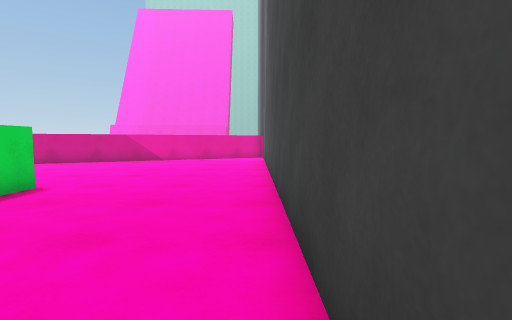
[1] (above)

16 first-person views from a walk through a Unity game level. The camera is 1.2 m above the floor, tilts 4° down and sees 85° across. The floor is counted in squares, 1 m on a side. Each view is taken from the middle of a square. On the plan, view 1 faces up. The plan holds only what a view shows up to about 13 squares ahead; the rest is blank. The place goes on beyond the plan.

[2]
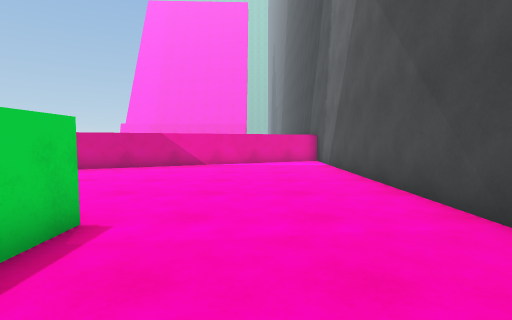

[3]
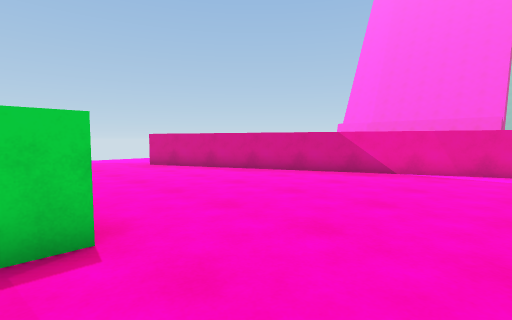

[4]
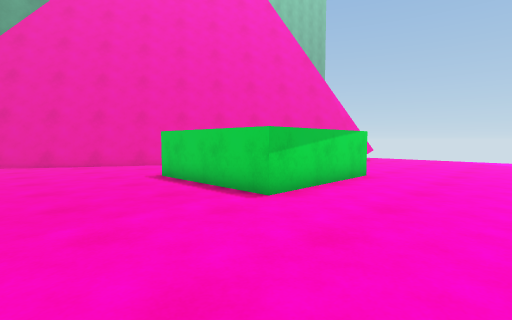

[5]
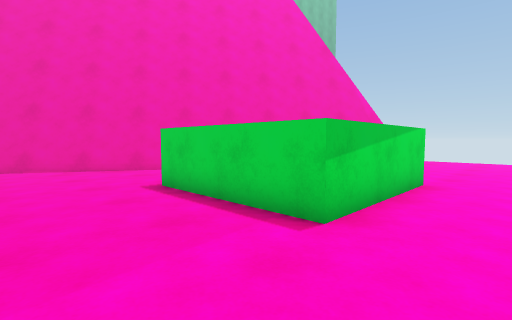

[6]
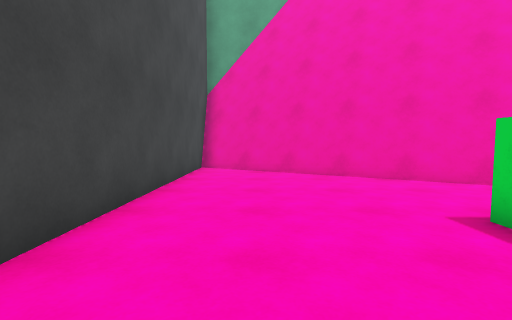

[7]
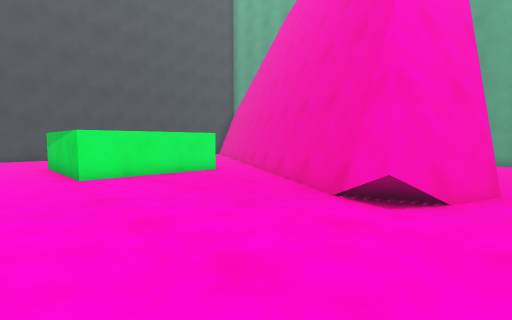

[8]
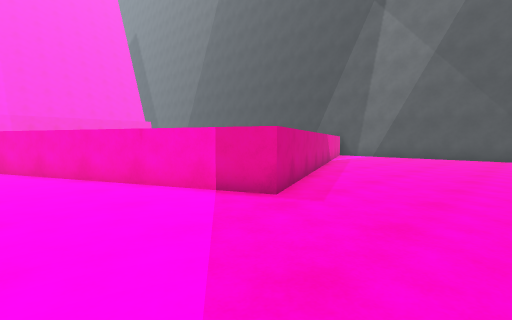

[9]
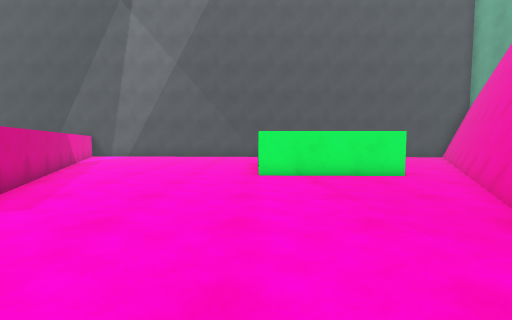

[10]
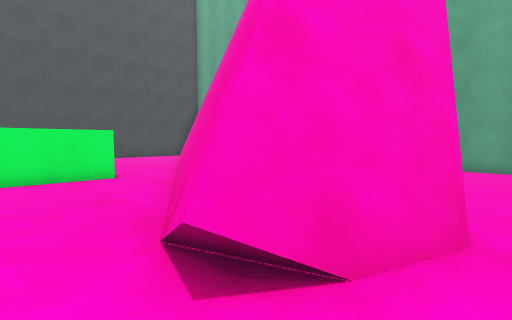

[11]
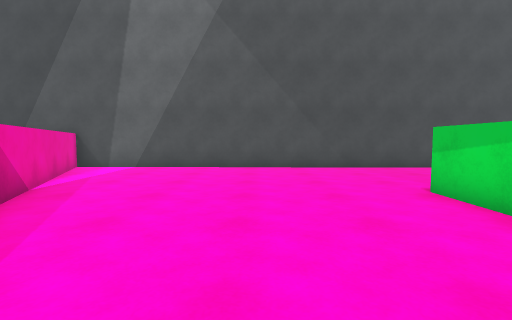

[12]
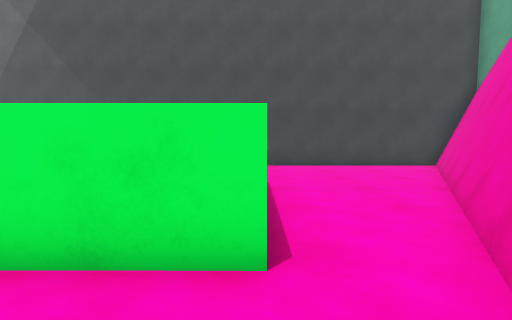

[13]
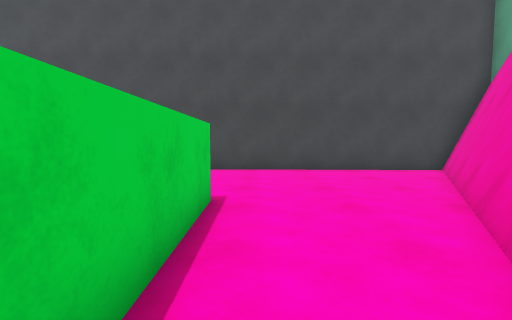

[14]
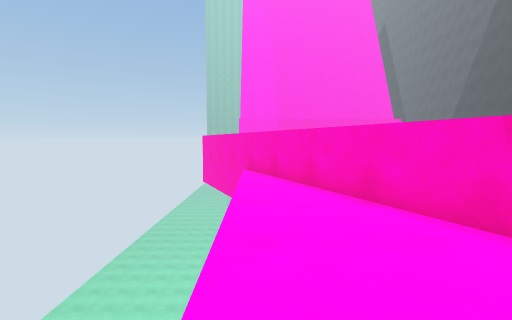

[15]
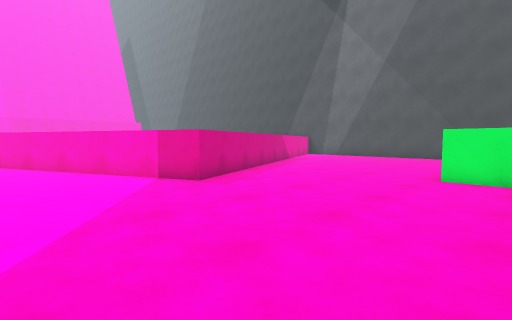

[16]
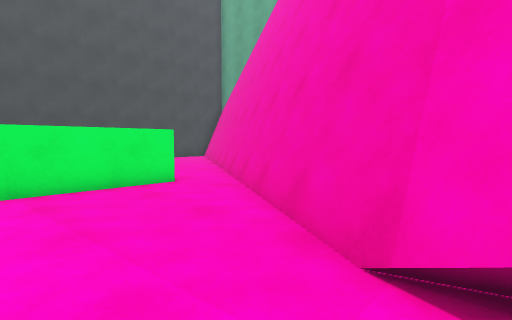

### Floor plan
Key: @ floor where view 1 was taken; # wall or solid block; . floor; ^ raised ledge.
Columns run from 21 left of view 1 to 1 right of it. Each row starts with its distance up from view 1.
 24 ^^
 23  ^
 22  ^
 21  .^
 20  .^                   ^
 19  ..^                ^^#
 18  ..^              ^^..#
 17  ...^           ^^....#
 16  ...^        ^^^......#
 15  ....^     ^^^........#
 14  ....^   ^^...........#
 13  ....^^^^.............#
 12  .....^...............#
 11  .....................#
 10  .....................#
  9  .....................#
  8  .....................#
  7  ..........^^^^^......#
  6  ..........^   ^......#
  5  ..........^   ^......#
  4  ..........^   ^......#
  3  ..###.....^   ^......#
  2  .#####....^^^^^......#
  1  .#   ###.............#
  0  .#     ###..........@#
 -1  ..       ###.........#
 -2  ..        ###........#
 -3  ..          ###......#
 -4  ..           ####....#
 -5  ..             ###...#
 -6   .               ###.#
 -7   ..                ###
 -8   ..                  #
 -9   ##

Where each view was taken, in squares from view 1:
view 1: 0 up, 0 right, facing up
view 2: 3 up, 3 left, facing up
view 3: 6 up, 2 left, facing up-left
view 4: 11 up, 1 left, facing down-left
view 5: 9 up, 2 left, facing down-left
view 6: 6 up, 2 left, facing down
view 7: 9 up, 20 left, facing down-right
view 8: 8 up, 20 left, facing up-right
view 9: 7 up, 20 left, facing right
view 10: 5 up, 20 left, facing down-right
view 11: 11 up, 12 left, facing right
view 12: 2 up, 13 left, facing right
view 13: 1 up, 11 left, facing right
view 14: 12 up, 20 left, facing up
view 15: 5 up, 20 left, facing up-right
view 16: 6 up, 18 left, facing down-right
